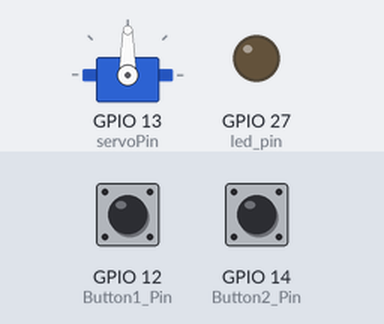
Simulated run of this sketch. Board: ESP32. On the bench: servo, output pins drawn as LEDs (lit = HIGH). Inputs (shaded band) come from the test bench; at power-on: GPIO 12 (Button1_Pin) LOW, GPIO 14 (Button2_Pin) LOW. What the sketch prints to the serial monitor is not drawn.

Above: at 1.2 s.
1.3 s: GPIO 12 (Button1_Pin) pulled HIGH for 0.15 s
At 2.3 s:
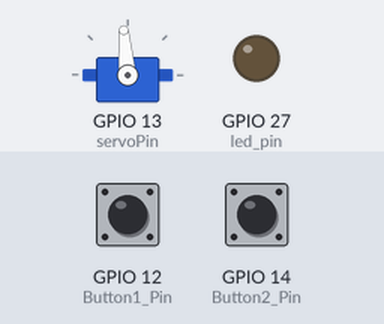
2.9 s: GPIO 12 (Button1_Pin) pulled HIGH for 1 s
At 3.5 s:
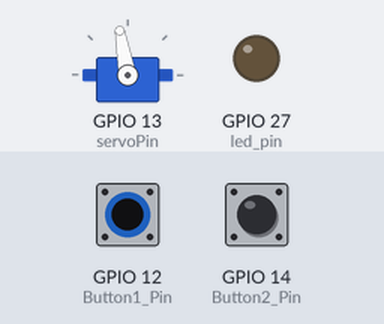
5.4 s: GPIO 14 (Button2_Pin) pulled HIGH for 0.15 s
At 6.6 s:
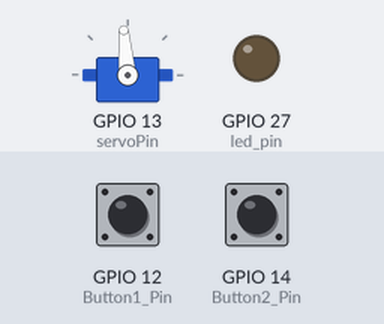
7.0 s: GPIO 12 (Button1_Pin) pulled HIGH for 3.2 s
At 7.9 s:
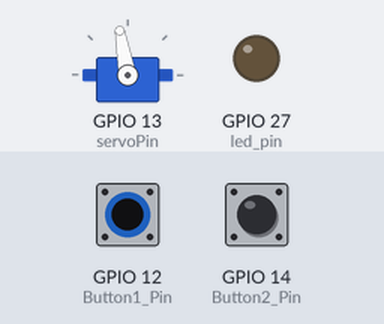
11.7 s: GPIO 12 (Button1_Pin) pulsed HIGH 5 times (0.12 s each, 0.3 s apart)
At 13.6 s:
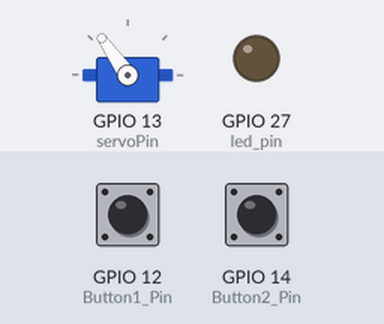
14.7 s: GPIO 12 (Button1_Pin) pulsed HIGH 5 times (0.12 s each, 0.3 s apart)
At 17.0 s:
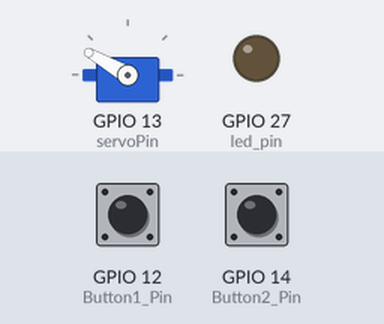
Timing chart, 0 to 18.5 s (numbered marks = the images above; inputs shaded):
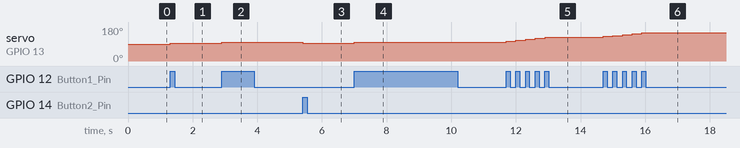

Measured:
- after the input at 1.3 s, servo on GPIO 13 (servoPin): 90° → 95° at once
- after the input at 2.9 s, servo on GPIO 13 (servoPin): 95° → 100° at once
- after the input at 5.4 s, servo on GPIO 13 (servoPin): 100° → 95° at once
- after the input at 7.0 s, servo on GPIO 13 (servoPin): 95° → 100° at once
- after the input at 11.7 s, servo on GPIO 13 (servoPin): moves from 100° to 125° over 1.2 s, starting at once
- after the input at 14.7 s, servo on GPIO 13 (servoPin): moves from 125° to 150° over 1.2 s, starting at once

The sketch:

W4H2.ino.ino
```cpp
#include <Servo.h>  //匯入函式庫
Servo myservo;  // 建立伺服馬達控制
bool win=0;
const int servoPin = 13;  //用常態變數設定pin腳位，與之前define方式差不多
int pos = 90; //角度初始在中間，設定為90度
const int led_pin = 27;
int win_staus = 1;

const int Button1_Pin = 12, Button2_Pin = 14; //紀錄兩按鈕腳位
bool btn1_Pressed = false, btn2_Pressed = false;  //紀錄兩按鈕按壓狀態

void setup() {
  Serial.begin(115200);//序列阜連線速率(鮑率)

  myservo.attach(servoPin);  // 將伺服馬達連接的GPIO pin連接伺服物件
  myservo.write(pos);  //角度初始在中間，設定為90度
   pinMode(led_pin,OUTPUT);
   pinMode(Button1_Pin, INPUT);
   pinMode(Button2_Pin, INPUT);
   digitalWrite(led_pin,LOW);
}

void loop()
{
int btn1_val=digitalRead(Button1_Pin);
int btn2_val=digitalRead(Button2_Pin);
    if (win==0)//no win
    {

      /*
      if (btn1_val==1)
      {
      Serial.print(",btn1=");
      Serial.println(btn1_val);
      }
      if (btn2_val==1)
      {
       Serial.print(",btn2=");
      Serial.println(btn2_val);
      }
      delay(20);
      */
       //Player 1
      if(btn1_val == HIGH && btn1_Pressed == false)
      {
        btn1_Pressed = true;
        pos += 5; //角度加五度
      }
      else if(btn1_val == LOW && btn1_Pressed == true)
      {
        btn1_Pressed = false;
      }

      //Player 2
      if(btn2_val == HIGH && btn2_Pressed == false)
      {
        btn2_Pressed = true;
        pos -= 5; //角度減五度
      }
      else if(btn2_val == LOW && btn2_Pressed == true)
      {
        btn2_Pressed = false;
      }

      Serial.println(pos);
      myservo.write(pos); //設定角度
      if (pos==0||pos==180)
      {
        win=1;

      }
    }
    else
    {
      if( btn1_val == HIGH && btn2_val == HIGH)
      {
        win=0;
        pos=90;
        win_staus=0;
      }
      DoWin();
    }
}

void DoWin()
{
      digitalWrite(led_pin,win_staus);
      if(win_staus== 1)
      win_staus=0;
      else win_staus=1;
      delay(500-300*win_staus);
}
```
